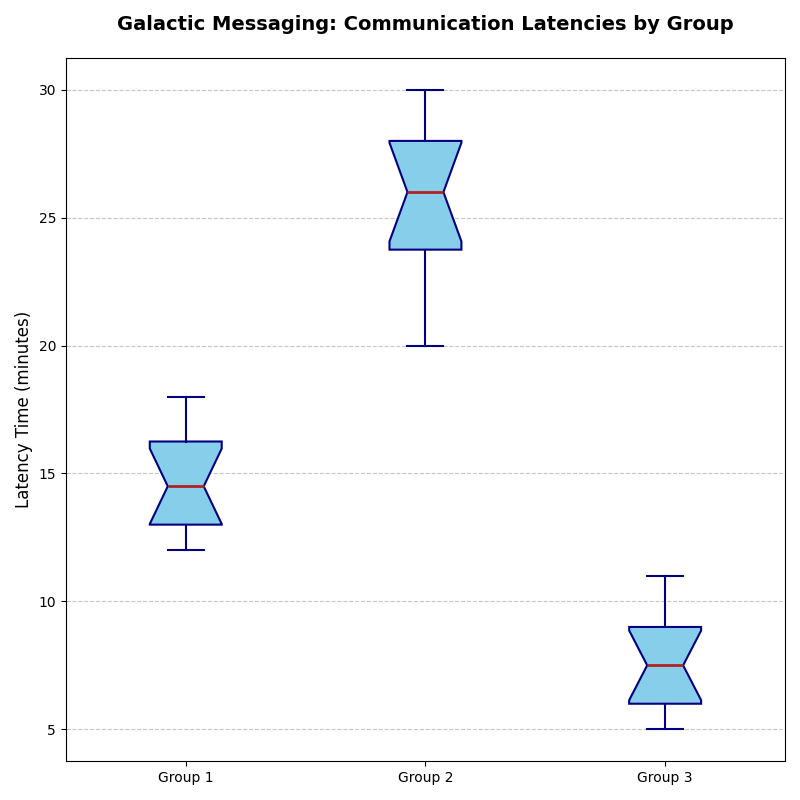

Recreate this plot in Python.
import matplotlib.pyplot as plt
import numpy as np

# Data representing communication latency times (in minutes) for different civilizations
# Split original data into three fictional groups for visualization

group_1 = [12, 14, 15, 13, 18, 16, 17, 14, 12, 15, 13, 17]
group_2 = [25, 28, 30, 27, 22, 20, 24, 29, 26, 23, 28, 26]
group_3 = [5, 6, 7, 8, 7, 6, 5, 9, 10, 8, 9, 11]

# Plotting a vertical box plot
plt.figure(figsize=(8, 8))
plt.boxplot([group_1, group_2, group_3], vert=True, patch_artist=True,
            boxprops=dict(facecolor='skyblue', color='navy', linewidth=1.5),
            whiskerprops=dict(color='navy', linewidth=1.5),
            capprops=dict(color='navy', linewidth=1.5),
            medianprops=dict(color='firebrick', linewidth=2),
            flierprops=dict(marker='o', color='orange', markersize=6),
            notch=True)

# Adding titles and labels
plt.title('Galactic Messaging: Communication Latencies by Group', fontsize=14, fontweight='bold', pad=20)
plt.ylabel('Latency Time (minutes)', fontsize=12)
plt.xticks(ticks=[1, 2, 3], labels=['Group 1', 'Group 2', 'Group 3'], fontsize=10)
plt.yticks(fontsize=10)

# Adding a grid for better readability
plt.grid(axis='y', linestyle='--', alpha=0.7)

# Adjust layout to avoid overlap and ensure clean appearance
plt.tight_layout()

# Display the plot
plt.show()
